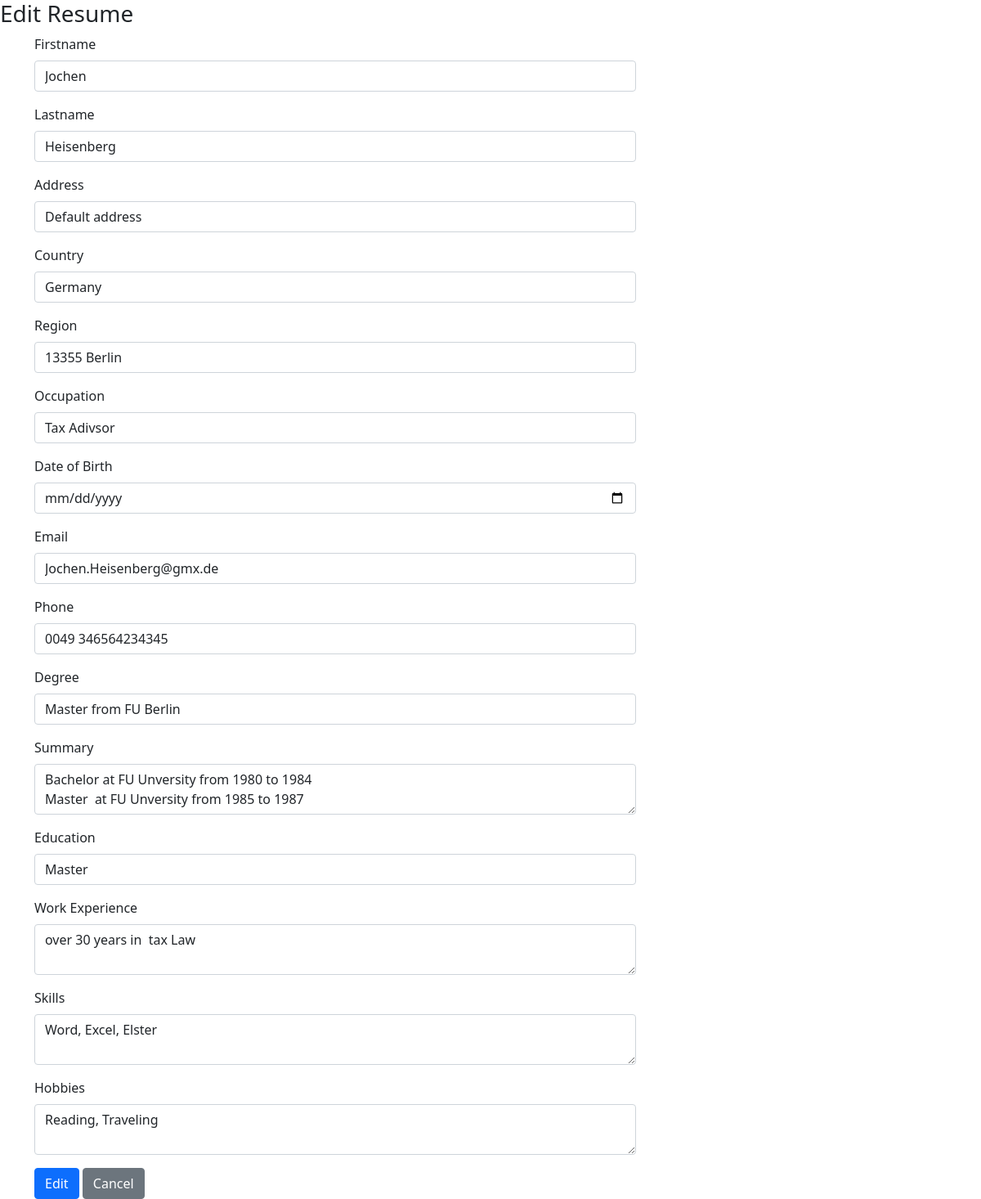
The page /6/edit/ on the database its author committed.
### resume_details/models.py (models this page shows)
class Resume_Detail(models.Model):
    first_name = models.CharField(max_length=200, blank=False)
    last_name = models.CharField(max_length=200, blank=False)
    address = models.TextField(max_length=1000, default='Default address')
    country = models.CharField(max_length=500, blank=False)
    region = models.CharField(max_length=500, blank=False)
    occupation = models.CharField(max_length=500,blank=False)
    dob = models.DateField(default='None')
    email = models.CharField(max_length=200, blank=False)
    phone = models.CharField(max_length=200, blank=False)
    degree = models.CharField(max_length=200, blank=False)
    summary = models.TextField(max_length=2000)
    education = models.CharField(max_length=200)
    work_experience = models.TextField(max_length=1000)
    skills = models.TextField(max_length=1000)
    hobbies = models.TextField(max_length=1000)
    photo = models.ImageField(upload_to='resume_photos/', blank=True, null=True)

### resume_details/views.py (the view)
# urls.py: path('<int:id>/edit/', views.resume_edit, name='resume_edit'),
def resume_edit(request, id):
    resume = get_object_or_404(Resume_Detail, id=id)
    user = Resume_Detail.objects.get(pk=id)
    if request.method == "POST":
        form = ResumeForm(request.POST, instance=resume)
        if form.is_valid():
            form.save()
            return redirect('resumes_pool')  # Name of the URL where to redirect after a successful update
    else:
        form = ResumeForm(instance=resume)
    return render(request, 'resume_details/edit_resume.html', {'form': form, 'user_resume_details': user})

### resume_details/forms.py
class ResumeForm(forms.ModelForm):
    class Meta:
        model = Resume_Detail
        fields = '__all__'

### Resume_Generator/resume_details/templates/resume_details/edit_resume.html (shortened to what this page needs)
<!doctype html>
<html lang="en">
<head>
    <link href="https://cdn.jsdelivr.net/npm/bootstrap@5.0.2/dist/css/bootstrap.min.css" rel="stylesheet"
>
</head>
<body>
<h3>Edit Resume</h3>
<div class="container">
    <div class="row">
        <div class="col-md-8">
            <form method="POST" enctype="multipart/form-data">
                <div class="mb-3">
                    <label for="" class="form-label">Firstname</label>
                    <input type="text" class="form-control" id="first_name" name="first_name"
                           value="{{user_resume_details.first_name}}">
                </div>
                <div class="mb-3">
                    <label for="" class="form-label">Lastname</label>
                    <input type="text" class="form-control" id="last_name" name="last_name"
                           value="{{user_resume_details.last_name}}">
                </div>
                <div class="mb-3">
                    <label for="" class="form-label">Address</label>
                    <input type="text" class="form-control" id="address" name="address"
                           value="{{user_resume_details.address}}">
                </div>
                <div class="mb-3">
                    <label for="" class="form-label">Country</label>
                    <input type="text" class="form-control" id="country" name="country"
                           value="{{user_resume_details.country}}">
                </div>
                <div class="mb-3">
                    <label for="" class="form-label">Region</label>
                    <input type="text" class="form-control" id="region" name="region"
                           value="{{user_resume_details.region}}">
                </div>
                <div class="mb-3">
                    <label for="" class="form-label">Occupation</label>
                    <input type="text" class="form-control" id="occupation" name="occupation"
                           value="{{user_resume_details.occupation}}">
                </div>
                <div class="mb-3">
                    <label for="" class="form-label">Date of Birth</label>
                    <input type="date" class="form-control" id="dob" name="dob" value="{{user_resume_details.dob}}">
                </div>
                <div class="mb-3">
                    <label for="" class="form-label">Email</label>
                    <input type="email" class="form-control" id="email" name="email"
                           value="{{user_resume_details.email}}">
                </div>
                <div class="mb-3">
                    <label for="" class="form-label">Phone</label>
                    <input type="tel" class="form-control" id="phone" name="phone"
                           value="{{user_resume_details.phone}}">
                </div>
                <div class="mb-3">
                    <label for="" class="form-label">Degree</label>
                    <input type="text" class="form-control" id="degree" name="degree"
                           value="{{user_resume_details.degree}}">
                </div>
                <div class="mb-3">
                    <label for="" class="form-label">Summary</label>
                    <textarea class="form-control" id="summary"
                              name="summary">{{user_resume_details.summary}}</textarea>
                </div>
                <div class="mb-3">
                    <label for="" class="form-label">Education</label>
                    <input type="text" class="form-control" id="education" name="education"
                           value="{{user_resume_details.education}}">
                </div>
                <div class="mb-3">
                    <label for="" class="form-label">Work Experience</label>
                    <textarea class="form-control" id="work_experience" name="work_experience">{{user_resume_details.work_experience}}</textarea>
                </div>
                <div class="mb-3">
                    <label for="" class="form-label">Skills</label>
                    <textarea class="form-control" id="skills" name="skills">{{user_resume_details.skills}}</textarea>
                </div>
                <div class="mb-3">
                    <label for="" class="form-label">Hobbies</label>
                    <textarea class="form-control" id="hobbies"
                              name="hobbies">{{user_resume_details.hobbies}}</textarea>
                </div>
                <button type="submit" class="btn btn-primary">Edit</button>
                <a href="{% url 'home' %}" class="btn btn-secondary">Cancel</a>
            </form>
        </div>
    </div>
</div>
</body>
</html>

### rows shown on the page
Resume_Detail: first_name "Jochen", last_name "Heisenberg", address "Default address", country "Germany", region "13355 Berlin", occupation "Tax Adivsor", email "Jochen.Heisenberg@gmx.de", phone "0049 346564234345", degree "Master from FU Berlin", summary "Bachelor at FU Unversity from 1980 to 1984 Master at FU Unversity from 1985 to 1987", education "Master", work_experience "over 30 years in tax Law", skills "Word, Excel, Elster", hobbies "Reading, Traveling"
